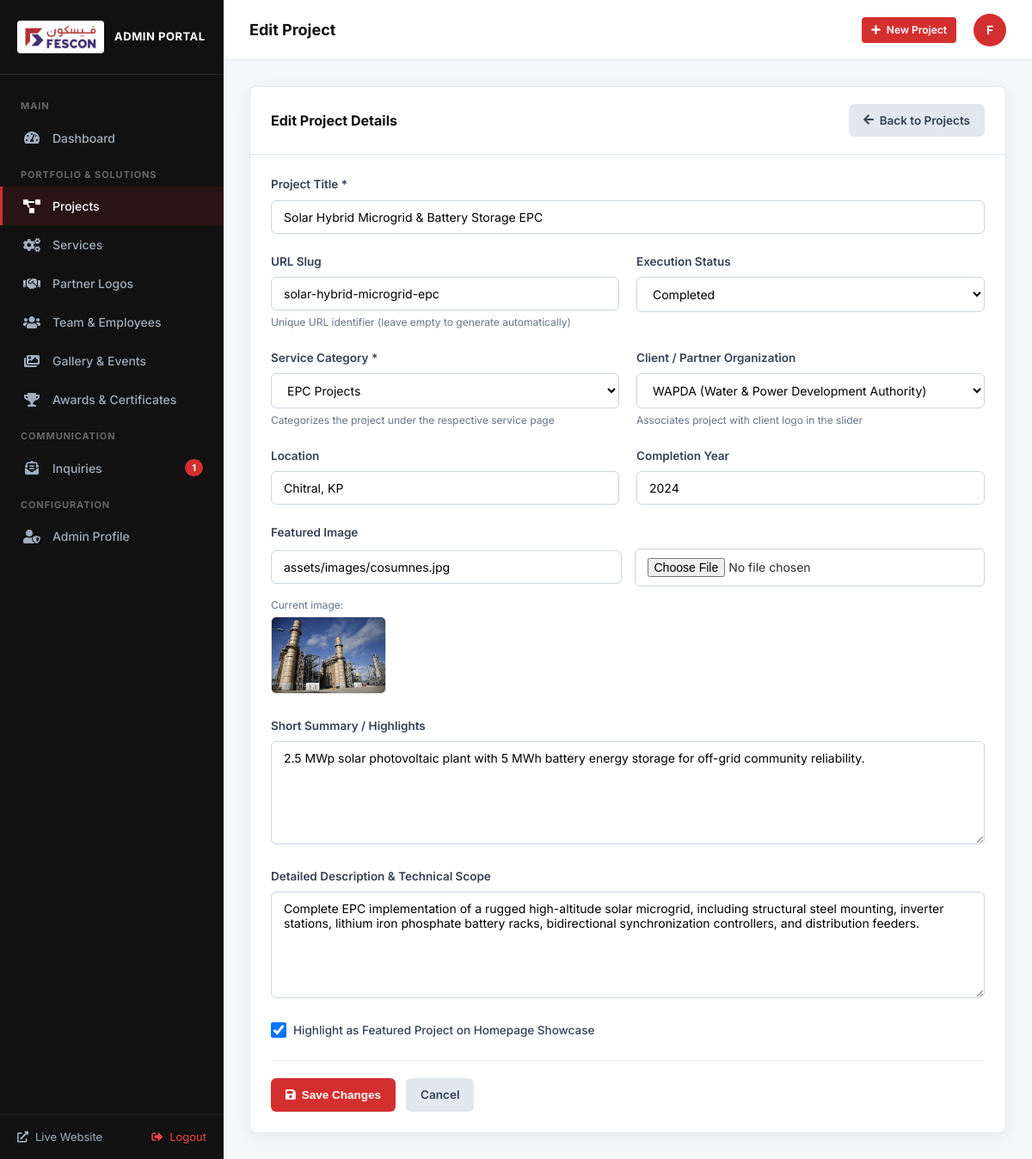
The app's page /admin/project-form.php?id=8 (signed in) with its own data.
### tables this page shows
CREATE TABLE projects (
        id INTEGER PRIMARY KEY AUTOINCREMENT,
        title TEXT NOT NULL,
        slug TEXT UNIQUE NOT NULL,
        client_id INTEGER,
        service_id INTEGER,
        image_url TEXT NOT NULL,
        gallery_json TEXT,
        location TEXT,
        completion_year TEXT,
        status TEXT DEFAULT 'Completed',
        summary TEXT,
        description TEXT,
        featured INTEGER DEFAULT 0,
        sort_order INTEGER DEFAULT 0,
        created_at DATETIME DEFAULT CURRENT_TIMESTAMP,
        FOREIGN KEY (client_id) REFERENCES clients(id) ON DELETE SET NULL,
        FOREIGN KEY (service_id) REFERENCES services(id) ON DELETE SET NULL
    );

CREATE TABLE services (
        id INTEGER PRIMARY KEY AUTOINCREMENT,
        name TEXT NOT NULL,
        slug TEXT UNIQUE NOT NULL,
        icon_class TEXT,
        image_url TEXT,
        short_description TEXT,
        full_description TEXT,
        sort_order INTEGER DEFAULT 0,
        is_active INTEGER DEFAULT 1,
        created_at DATETIME DEFAULT CURRENT_TIMESTAMP
    );

CREATE TABLE clients (
        id INTEGER PRIMARY KEY AUTOINCREMENT,
        name TEXT NOT NULL,
        slug TEXT UNIQUE NOT NULL,
        logo_url TEXT NOT NULL,
        website_url TEXT,
        description TEXT,
        sort_order INTEGER DEFAULT 0,
        is_active INTEGER DEFAULT 1,
        created_at DATETIME DEFAULT CURRENT_TIMESTAMP
    );

### includes/config.php (called while the page is built, shortened)
<?php
$scriptName = str_replace('\\', '/', $_SERVER['SCRIPT_NAME'] ?? '');
$scriptDir = dirname($scriptName);
if (!empty($_ENV['VERCEL']) || !empty($_SERVER['VERCEL']) || getenv('VERCEL')) {
    $base_url = '';
} else if ($scriptDir === '/' || $scriptDir === '\\') {
    $base_url = '';
} else {
    $parts = explode('/', trim($scriptDir, '/'));
    $knownPages = [
        'about-us', 'our-story', 'our-values', 'management-team', 'the-founder',
        'certifications', 'collaborations', 'blogs', 'gallery', 'awards', 'services', 'planning-and-designing',
        'epc-projects', 'energy-transmission-distribution', 'operation-maintenance',
        'mep-solutions', 'civil-works', 'projects', 'hse-policy', 'welfare-policy',
        'csr-policy', 'team', 'contact-us', 'careers', 'client-projects',
        'project-detail', 'service-detail', 'admin', 'api'
    ];
    if (!empty($parts) && in_array(end($parts), $knownPages)) {
        array_pop($parts);
    }
    $base_url = !empty($parts) ? '/' . implode('/', $parts) : '';
}
?>

### includes/db.php (called while the page is built, shortened)
<?php
require_once __DIR__ . '/config.php';
function get_db() {
    static $pdo = null;
    if ($pdo === null) {
        $storageDir = dirname(__DIR__) . '/storage';
        $dbPath = $storageDir . '/database.sqlite';
        try {
            $pdo = new PDO('sqlite:' . $dbPath);
            $pdo->setAttribute(PDO::ATTR_ERRMODE, PDO::ERRMODE_EXCEPTION);
            $pdo->setAttribute(PDO::ATTR_DEFAULT_FETCH_MODE, PDO::FETCH_ASSOC);
            $pdo->exec('PRAGMA busy_timeout = 5000;');
        } catch (PDOException $e) {
            error_log('Database Connection Error: ' . $e->getMessage());
            if (!headers_sent()) {
                http_response_code(500);
            }
            die('Database Connection Error: ' . htmlspecialchars($e->getMessage()));
        }
    }
    return $pdo;
}
function get_all_clients($activeOnly = true) {
    $db = get_db();
    $sql = "SELECT c.*, (SELECT COUNT(*) FROM projects p WHERE p.client_id = c.id) AS project_count
            FROM clients c ";
    $sql .= "ORDER BY c.sort_order ASC, c.id ASC";
    return $db->query($sql)->fetchAll();
}
function get_all_services($activeOnly = true) {
    $db = get_db();
    $sql = "SELECT s.*, (SELECT COUNT(*) FROM projects p WHERE p.service_id = s.id) AS project_count
            FROM services s ";
    $sql .= "ORDER BY s.sort_order ASC, s.id ASC";
    return $db->query($sql)->fetchAll();
}
?>

### admin/project-form.php (the view, shortened to what this page needs)
<?php
$db = get_db();
$id = intval($_GET['id'] ?? 0);
$is_edit = $id > 0;
$project = null;
if ($is_edit) {
    $stmt = $db->prepare("SELECT * FROM projects WHERE id = ? LIMIT 1");
    $stmt->execute([$id]);
    $project = $stmt->fetch();
}
$all_services = get_all_services(false);
$all_clients = get_all_clients(false);
require_once __DIR__ . '/includes/header.php';
?>
<div class="admin-card" style="max-width: 900px; margin: 0 auto;">
    <div class="admin-card-header">
        <h3 class="admin-card-title"><?php echo $is_edit ? 'Edit Project Details' : 'Create New Engineering Project'; ?></h3>
        <a href="<?php echo $base_url; ?>/admin/projects.php" class="btn-admin btn-admin-secondary">
            <i class="fas fa-arrow-left"></i> Back to Projects
        </a>
    </div>
    <div class="admin-card-body">
        <form method="POST" action="" enctype="multipart/form-data">
            <div class="form-group">
                <label for="title">Project Title *</label>
                <input type="text" id="title" name="title" class="form-control" placeholder="e.g. 220kV Grid Station Turnkey Augmentation" value="<?php echo htmlspecialchars($_POST['title'] ?? ($project['title'] ?? '')); ?>" required>
            </div>
            <div class="form-row">
                <div class="form-group">
                    <label for="slug">URL Slug</label>
                    <input type="text" id="slug" name="slug" class="form-control" placeholder="auto-generated-from-title" value="<?php echo htmlspecialchars($_POST['slug'] ?? ($project['slug'] ?? '')); ?>">
                    <div class="form-text-help">Unique URL identifier (leave empty to generate automatically)</div>
                </div>
                <div class="form-group">
                    <label for="status">Execution Status</label>
                    <select id="status" name="status" class="form-control">
                        <?php
                        $curStatus = $_POST['status'] ?? ($project['status'] ?? 'Completed');
                        ?>
                        <option value="Completed" <?php echo $curStatus === 'Completed' ? 'selected' : ''; ?>>Completed</option>
                    </select>
                </div>
            </div>
            <div class="form-row">
                <div class="form-group">
                    <label for="service_id">Service Category *</label>
                    <select id="service_id" name="service_id" class="form-control" required>
                        <?php
                        $curService = $_POST['service_id'] ?? ($project['service_id'] ?? '');
                        foreach ($all_services as $s): ?>
                            <option value="<?php echo $s['id']; ?>" <?php echo $curService == $s['id'] ? 'selected' : ''; ?>>
                                <?php echo htmlspecialchars($s['name']); ?>
                            </option>
                        <?php endforeach; ?>
                    </select>
                    <div class="form-text-help">Categorizes the project under the respective service page</div>
                </div>
                <div class="form-group">
                    <label for="client_id">Client / Partner Organization</label>
                    <select id="client_id" name="client_id" class="form-control">
                        <?php
                        $curClient = $_POST['client_id'] ?? ($project['client_id'] ?? '');
                        foreach ($all_clients as $c): ?>
                            <option value="<?php echo $c['id']; ?>" <?php echo $curClient == $c['id'] ? 'selected' : ''; ?>>
                                <?php echo htmlspecialchars($c['name']); ?>
                            </option>
                        <?php endforeach; ?>
                    </select>
                    <div class="form-text-help">Associates project with client logo in the slider</div>
                </div>
            </div>
            <div class="form-row">
                <div class="form-group">
                    <label for="location">Location</label>
                    <input type="text" id="location" name="location" class="form-control" placeholder="e.g. Rawat, Punjab" value="<?php echo htmlspecialchars($_POST['location'] ?? ($project['location'] ?? '')); ?>">
                </div>
                <div class="form-group">
                    <label for="completion_year">Completion Year</label>
                    <input type="text" id="completion_year" name="completion_year" class="form-control" placeholder="e.g. 2024" value="<?php echo htmlspecialchars($_POST['completion_year'] ?? ($project['completion_year'] ?? '')); ?>">
                </div>
            </div>
            <div class="form-group">
                <label>Featured Image</label>
                <div style="display: flex; gap: 15px; align-items: center; flex-wrap: wrap;">
                    <div style="flex: 1; min-width: 250px;">
                        <input type="text" id="image_url" name="image_url" class="form-control" placeholder="Enter image URL or upload below" value="<?php echo htmlspecialchars($_POST['image_url'] ?? ($project['image_url'] ?? '')); ?>">
                    </div>
                    <div style="flex: 1; min-width: 250px;">
                        <input type="file" id="image_file" name="image_file" class="form-control" accept="image/*">
                    </div>
                </div>
                <?php if (!empty($project['image_url'])): ?>
                    <div style="margin-top: 10px;">
                        <span style="font-size: 12px; color: #64748b;">Current image:</span><br>
                        <img src="<?php echo htmlspecialchars($project['image_url']); ?>" alt="" style="max-height: 90px; border-radius: 6px; border: 1px solid #ddd; margin-top: 4px;">
                    </div>
                <?php endif; ?>
            </div>
            <div class="form-group">
                <label for="summary">Short Summary / Highlights</label>
                <textarea id="summary" name="summary" class="form-control" rows="2" placeholder="Brief 1-2 sentence overview shown in project cards"><?php echo htmlspecialchars($_POST['summary'] ?? ($project['summary'] ?? '')); ?></textarea>
            </div>
            <div class="form-group">
                <label for="description">Detailed Description &amp; Technical Scope</label>
                <textarea id="description" name="description" class="form-control" rows="6" placeholder="Comprehensive breakdown of engineering deliverables, testing, equipment, and specs"><?php echo htmlspecialchars($_POST['description'] ?? ($project['description'] ?? '')); ?></textarea>
            </div>
            <div class="form-group">
                <label style="display: flex; align-items: center; gap: 8px; cursor: pointer; font-weight: 500;">
                    <input type="checkbox" name="featured" value="1" <?php echo (!empty($_POST['featured']) || (!empty($project['featured']) && !isset($_POST['title']))) ? 'checked' : ''; ?> style="width: 18px; height: 18px;">
                    <span>Highlight as Featured Project on Homepage Showcase</span>
                </label>
            </div>
            <div style="display: flex; gap: 12px; border-top: 1px solid var(--admin-border); padding-top: 20px; margin-top: 25px;">
                <button type="submit" class="btn-admin btn-admin-primary">
                    <i class="fas fa-save"></i> <?php echo $is_edit ? 'Save Changes' : 'Publish Project'; ?>
                </button>
                <a href="<?php echo $base_url; ?>/admin/projects.php" class="btn-admin btn-admin-secondary">Cancel</a>
            </div>
        </form>
    </div>
</div>
<?php require_once __DIR__ . '/includes/footer.php'; ?>

### admin/assets/css/admin.css (style rules this page uses)
:root { --admin-sidebar-bg: #111111; --admin-sidebar-hover: #1f1f1f; --admin-sidebar-active: #d32f2f; --admin-primary: #d32f2f; --admin-primary-hover: #b71c1c; --admin-secondary: #066aab; --admin-dark: #1e1e24; --admin-light-bg: #f4f6f9; --admin-card-bg: #ffffff; --admin-text-main: #2b2b2b; --admin-text-muted: #6c757d; --admin-border: #e2e8f0; --admin-success: #28a745; --admin-warning: #ffc107; --admin-danger: #dc3545; --admin-radius: 8px; --admin-shadow: 0 4px 18px rgba(0, 0, 0, 0.05); }
* { box-sizing: border-box; margin: 0; padding: 0; }
body.admin-body { font-family: 'Inter', -apple-system, BlinkMacSystemFont, "Segoe UI", Roboto, sans-serif; background-color: var(--admin-light-bg); color: var(--admin-text-main); display: flex; min-height: 100vh; font-size: 14px; line-height: 1.5; }
.admin-card { background: var(--admin-card-bg); border-radius: var(--admin-radius); border: 1px solid var(--admin-border); box-shadow: var(--admin-shadow); margin-bottom: 30px; overflow: hidden; }
.admin-card-header { padding: 20px 24px; border-bottom: 1px solid var(--admin-border); display: flex; align-items: center; justify-content: space-between; flex-wrap: wrap; gap: 12px; }
.admin-card-title { font-size: 16px; font-weight: 700; color: #111; }
.admin-card-body { padding: 24px; }
.btn-admin { display: inline-flex; align-items: center; gap: 7px; padding: 8px 16px; border-radius: 6px; font-size: 13.5px; font-weight: 600; text-decoration: none; cursor: pointer; border: 1px solid transparent; transition: all 0.2s ease; }
.btn-admin-primary { background: var(--admin-primary); color: #ffffff; }
.btn-admin-secondary { background: #e2e8f0; color: #334155; }
.form-group { margin-bottom: 22px; }
.form-group label { display: block; font-size: 13.5px; font-weight: 600; color: #334155; margin-bottom: 8px; }
.form-control { width: 100%; padding: 10px 14px; border: 1px solid #cbd5e1; border-radius: 6px; font-size: 14px; font-family: inherit; background: #ffffff; transition: border-color 0.2s, box-shadow 0.2s; }
textarea.form-control { min-height: 120px; resize: vertical; }
.form-row { display: grid; grid-template-columns: repeat(auto-fit, minmax(280px, 1fr)); gap: 20px; }
.form-text-help { font-size: 12px; color: #64748b; margin-top: 5px; }

### records on screen
projects: title "Solar Hybrid Microgrid & Battery Storage EPC", slug "solar-hybrid-microgrid-epc", status "Completed", service_id "EPC Projects", client_id "WAPDA (Water & Power Development Authority)", location "Chitral, KP", completion_year "2024", image_url "assets/images/cosumnes.jpg", image_url (picture), summary "2.5 MWp solar photovoltaic plant with 5 MWh battery energy storage for off-grid community reliability.", description "Complete EPC implementation of a rugged high-altitude solar microgrid, including structural steel mounting, inverter stations, lithium iron phosphate battery racks, bidirectional synchronization controllers, and distribution feeders.", featured "☑"

### other values on screen
$unread_count "1"
$admin_page_title "Edit Project"
substr($current_admin['name'], 0, 1) "F"
